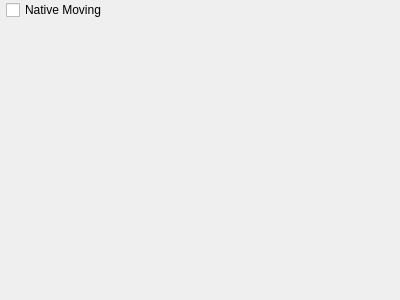
<ui version="4.0" >
 <author>Mathias Soeken</author>
 <class>ConfigAdvanced</class>
 <widget class="QWidget" name="ConfigAdvanced" >
  <property name="geometry" >
   <rect>
    <x>0</x>
    <y>0</y>
    <width>400</width>
    <height>300</height>
   </rect>
  </property>
  <layout class="QFormLayout" name="formLayout" >
   <property name="fieldGrowthPolicy" >
    <enum>QFormLayout::ExpandingFieldsGrow</enum>
   </property>
   <property name="margin" >
    <number>0</number>
   </property>
   <item row="1" column="1" >
    <widget class="QCheckBox" name="kcfg_NativeMoving" >
     <property name="toolTip" >
      <string>If this option is enabled, the window is being moved using the operations from the window manager.</string>
     </property>
     <property name="text" >
      <string>Native Moving</string>
     </property>
    </widget>
   </item>
  </layout>
 </widget>
 <resources/>
 <connections/>
</ui>
